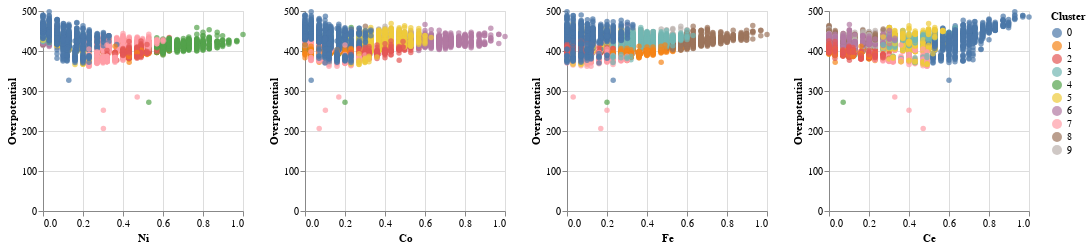

Here is the notebook cell this chart was saved with:
### Markdown cell above
As we are in a browser with Jupyter we can to pretty nice visualizations with Altair. The next one is a variation of the pairplot from above. We added not only the clustering information on top of the pairplot as color but we are able to chose the cluster from a drop-down field and while hovering over a datapoint we can see the actual composition as tooltip. This helps us to get the information from the Unsupervised LEarning back to a format that is easier to interpret.

### Code cell
input_dropdown = alt.binding_select(options=['0','1','2', '3', '4', '5', '6', '7', '8'])
selection = alt.selection_single(fields=['Cluster'], bind=input_dropdown, name='Number ')
color = alt.condition(selection,
                    alt.Color('Cluster:N'),
                    alt.value('lightgray'))

chart = alt.Chart(Cluster_Visualization).mark_circle().encode(
    x='Ni',
    y='Overpotential',
    color=color,
    tooltip=['Ni', 'Fe', 'Co', 'Ce']
).properties(
    width=200,
    height=200
).add_selection(
    selection
)

chart | chart.encode(x='Co') | chart.encode(x='Fe') | chart.encode(x='Ce')

### Figure 1 — Vega-Lite specification as saved in the notebook (floating-point values rounded to 4 significant figures; data arrays with more than 128 entries replaced by an {"elided": "..."} marker saying what was removed)
{"$schema": "https://vega.github.io/schema/vega-lite/v2.6.0.json", "config": {"view": {"height": 300, "width": 400}}, "datasets": {"data-4181fee5f417622aa8e60af392c68062": {"elided": "6074 records"}}, "hconcat": [{"data": {"name": "data-4181fee5f417622aa8e60af392c68062"}, "encoding": {"color": {"condition": {"field": "Cluster", "selection": "Number ", "type": "nominal"}, "value": "lightgray"}, "tooltip": [{"field": "Ni", "type": "quantitative"}, {"field": "Fe", "type": "quantitative"}, {"field": "Co", "type": "quantitative"}, {"field": "Ce", "type": "quantitative"}], "x": {"field": "Ni", "type": "quantitative"}, "y": {"field": "Overpotential", "type": "quantitative"}}, "height": 200, "mark": "circle", "selection": {"Number ": {"bind": {"input": "select", "options": ["0", "1", "2", "3", "4", "5", "6", "7", "8"]}, "empty": "all", "fields": ["Cluster"], "on": "click", "resolve": "global", "type": "single"}}, "width": 200}, {"data": {"name": "data-4181fee5f417622aa8e60af392c68062"}, "encoding": {"color": {"condition": {"field": "Cluster", "selection": "Number ", "type": "nominal"}, "value": "lightgray"}, "tooltip": [{"field": "Ni", "type": "quantitative"}, {"field": "Fe", "type": "quantitative"}, {"field": "Co", "type": "quantitative"}, {"field": "Ce", "type": "quantitative"}], "x": {"field": "Co", "type": "quantitative"}, "y": {"field": "Overpotential", "type": "quantitative"}}, "height": 200, "mark": "circle", "selection": {"Number ": {"bind": {"input": "select", "options": ["0", "1", "2", "3", "4", "5", "6", "7", "8"]}, "empty": "all", "fields": ["Cluster"], "on": "click", "resolve": "global", "type": "single"}}, "width": 200}, {"data": {"name": "data-4181fee5f417622aa8e60af392c68062"}, "encoding": {"color": {"condition": {"field": "Cluster", "selection": "Number ", "type": "nominal"}, "value": "lightgray"}, "tooltip": [{"field": "Ni", "type": "quantitative"}, {"field": "Fe", "type": "quantitative"}, {"field": "Co", "type": "quantitative"}, {"field": "Ce", "type": "quantitative"}], "x": {"field": "Fe", "type": "quantitative"}, "y": {"field": "Overpotential", "type": "quantitative"}}, "height": 200, "mark": "circle", "selection": {"Number ": {"bind": {"input": "select", "options": ["0", "1", "2", "3", "4", "5", "6", "7", "8"]}, "empty": "all", "fields": ["Cluster"], "on": "click", "resolve": "global", "type": "single"}}, "width": 200}, {"data": {"name": "data-4181fee5f417622aa8e60af392c68062"}, "encoding": {"color": {"condition": {"field": "Cluster", "selection": "Number ", "type": "nominal"}, "value": "lightgray"}, "tooltip": [{"field": "Ni", "type": "quantitative"}, {"field": "Fe", "type": "quantitative"}, {"field": "Co", "type": "quantitative"}, {"field": "Ce", "type": "quantitative"}], "x": {"field": "Ce", "type": "quantitative"}, "y": {"field": "Overpotential", "type": "quantitative"}}, "height": 200, "mark": "circle", "selection": {"Number ": {"bind": {"input": "select", "options": ["0", "1", "2", "3", "4", "5", "6", "7", "8"]}, "empty": "all", "fields": ["Cluster"], "on": "click", "resolve": "global", "type": "single"}}, "width": 200}]}
